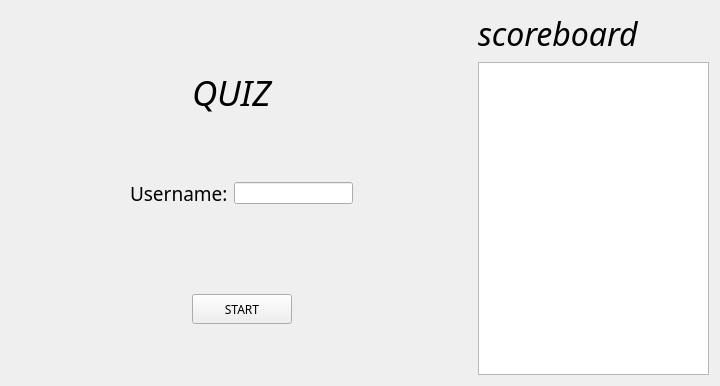
<?xml version="1.0" encoding="UTF-8"?>
<ui version="4.0">
 <class>Window</class>
 <widget class="QWidget" name="Window">
  <property name="geometry">
   <rect>
    <x>0</x>
    <y>0</y>
    <width>720</width>
    <height>386</height>
   </rect>
  </property>
  <property name="windowTitle">
   <string>Window</string>
  </property>
  <layout class="QHBoxLayout" name="horizontalLayout_4" stretch="2,1">
   <item>
    <layout class="QVBoxLayout" name="verticalLayout" stretch="2,0,1,1">
     <item>
      <layout class="QHBoxLayout" name="horizontalLayout_2">
       <item>
        <spacer name="horizontalSpacer_3">
         <property name="orientation">
          <enum>Qt::Horizontal</enum>
         </property>
         <property name="sizeHint" stdset="0">
          <size>
           <width>40</width>
           <height>20</height>
          </size>
         </property>
        </spacer>
       </item>
       <item>
        <widget class="QLabel" name="label">
         <property name="minimumSize">
          <size>
           <width>100</width>
           <height>0</height>
          </size>
         </property>
         <property name="font">
          <font>
           <family>Purisa</family>
           <pointsize>26</pointsize>
           <italic>true</italic>
          </font>
         </property>
         <property name="text">
          <string>QUIZ</string>
         </property>
        </widget>
       </item>
       <item>
        <spacer name="horizontalSpacer_4">
         <property name="orientation">
          <enum>Qt::Horizontal</enum>
         </property>
         <property name="sizeHint" stdset="0">
          <size>
           <width>40</width>
           <height>20</height>
          </size>
         </property>
        </spacer>
       </item>
      </layout>
     </item>
     <item>
      <layout class="QHBoxLayout" name="horizontalLayout_3" stretch="0,0,0,0">
       <item>
        <spacer name="horizontalSpacer_5">
         <property name="orientation">
          <enum>Qt::Horizontal</enum>
         </property>
         <property name="sizeHint" stdset="0">
          <size>
           <width>40</width>
           <height>20</height>
          </size>
         </property>
        </spacer>
       </item>
       <item>
        <widget class="QLabel" name="labelUsername">
         <property name="font">
          <font>
           <family>Purisa</family>
           <pointsize>14</pointsize>
          </font>
         </property>
         <property name="text">
          <string>Username:</string>
         </property>
        </widget>
       </item>
       <item>
        <widget class="QLineEdit" name="lineEditUser"/>
       </item>
       <item>
        <spacer name="horizontalSpacer_6">
         <property name="orientation">
          <enum>Qt::Horizontal</enum>
         </property>
         <property name="sizeHint" stdset="0">
          <size>
           <width>40</width>
           <height>20</height>
          </size>
         </property>
        </spacer>
       </item>
      </layout>
     </item>
     <item>
      <spacer name="verticalSpacer_2">
       <property name="orientation">
        <enum>Qt::Vertical</enum>
       </property>
       <property name="sizeHint" stdset="0">
        <size>
         <width>20</width>
         <height>40</height>
        </size>
       </property>
      </spacer>
     </item>
     <item>
      <layout class="QVBoxLayout" name="verticalLayout_3" stretch="0,1">
       <item>
        <layout class="QHBoxLayout" name="horizontalLayout">
         <item>
          <spacer name="horizontalSpacer">
           <property name="orientation">
            <enum>Qt::Horizontal</enum>
           </property>
           <property name="sizeHint" stdset="0">
            <size>
             <width>40</width>
             <height>20</height>
            </size>
           </property>
          </spacer>
         </item>
         <item>
          <widget class="QPushButton" name="start_pushButton">
           <property name="minimumSize">
            <size>
             <width>100</width>
             <height>30</height>
            </size>
           </property>
           <property name="font">
            <font>
             <family>Purisa</family>
             <italic>false</italic>
            </font>
           </property>
           <property name="text">
            <string>START</string>
           </property>
          </widget>
         </item>
         <item>
          <spacer name="horizontalSpacer_2">
           <property name="orientation">
            <enum>Qt::Horizontal</enum>
           </property>
           <property name="sizeHint" stdset="0">
            <size>
             <width>40</width>
             <height>20</height>
            </size>
           </property>
          </spacer>
         </item>
        </layout>
       </item>
       <item>
        <spacer name="verticalSpacer">
         <property name="orientation">
          <enum>Qt::Vertical</enum>
         </property>
         <property name="sizeHint" stdset="0">
          <size>
           <width>20</width>
           <height>40</height>
          </size>
         </property>
        </spacer>
       </item>
      </layout>
     </item>
    </layout>
   </item>
   <item>
    <layout class="QVBoxLayout" name="verticalLayout_2">
     <item>
      <widget class="QLabel" name="label_2">
       <property name="font">
        <font>
         <family>Purisa</family>
         <pointsize>24</pointsize>
         <italic>true</italic>
        </font>
       </property>
       <property name="text">
        <string>scoreboard</string>
       </property>
      </widget>
     </item>
     <item>
      <widget class="QListView" name="listView"/>
     </item>
    </layout>
   </item>
  </layout>
 </widget>
 <resources/>
 <connections/>
</ui>
